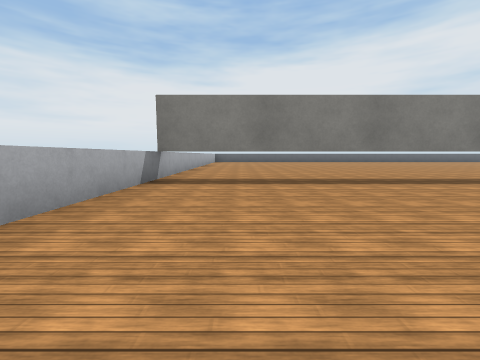
View 1 (above)

20 first-person views from a walk through a world built for the Webots simulator. The camera is 0.44 m above the floor, tilts 6° down and sees 90° across. The floor is counted in squares, 1 m on a side. Each view is taken from the middle of a square. On the plan, view 1 faces up. The plan holds only what a view shows up to about 9 squares ahead; the rest is blank. Robots are left out. Simple shapes and patterns stand in for the simulator's stock objects.

View 2
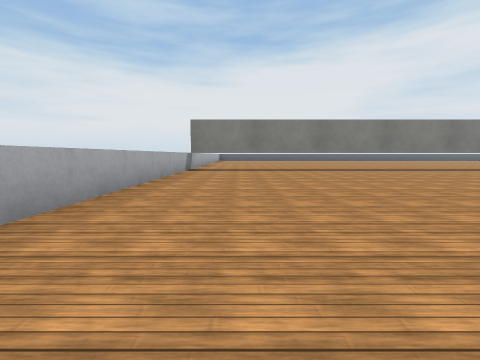

View 3
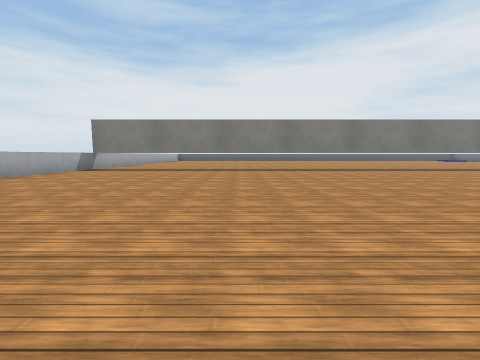

View 4
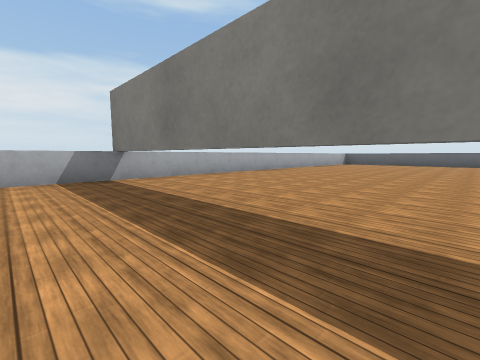

View 5
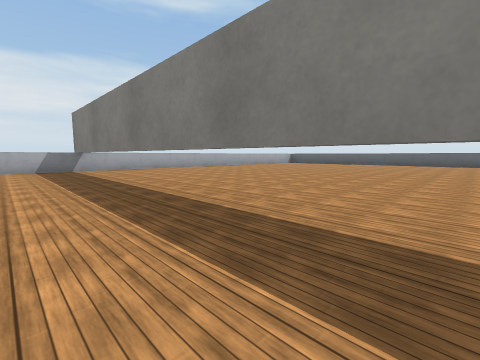

View 6
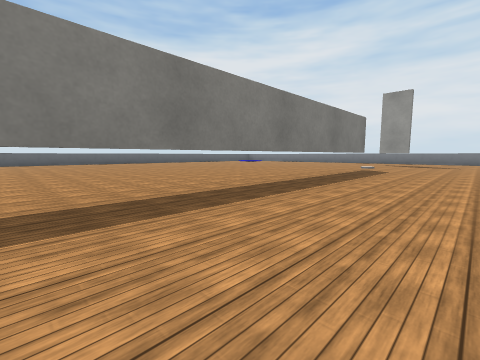

View 7
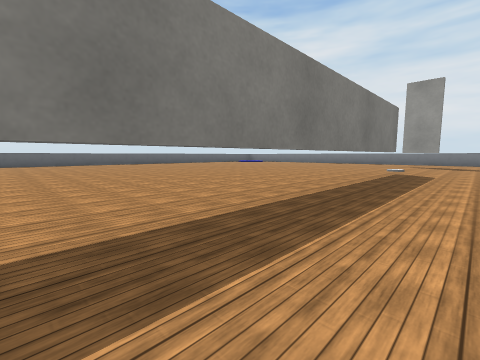

View 8
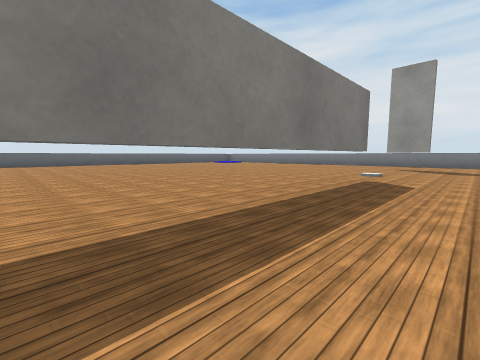

View 9
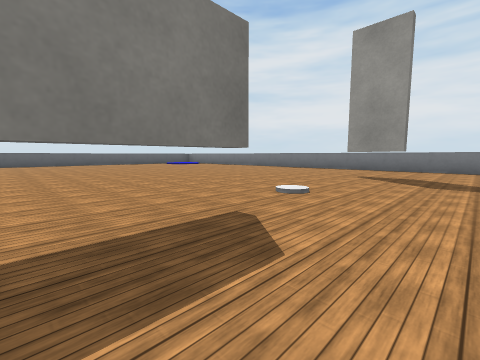

View 10
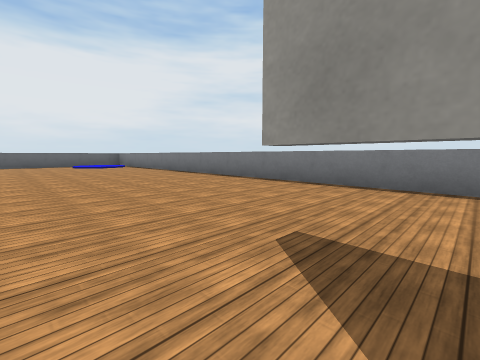

View 11
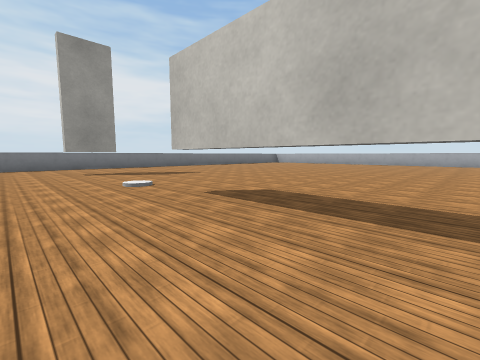

View 12
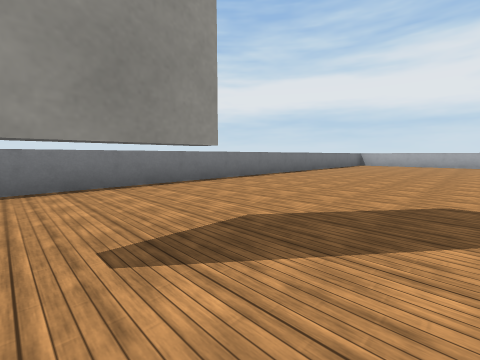

View 13
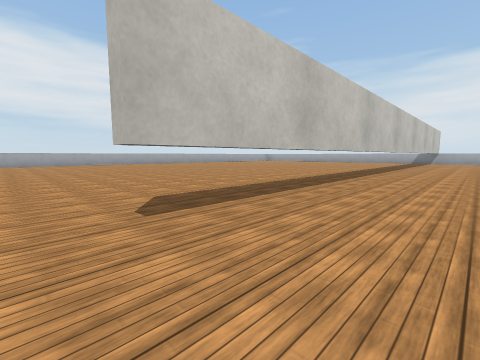

View 14
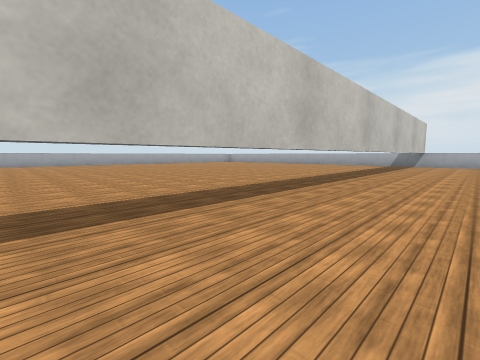

View 15
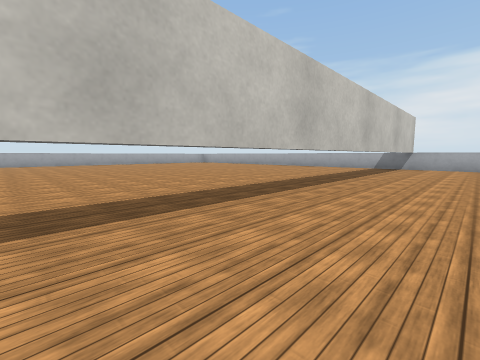

View 16
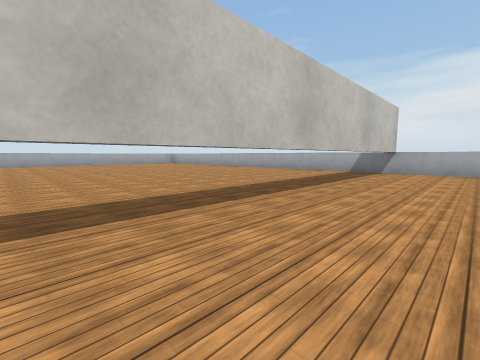

View 17
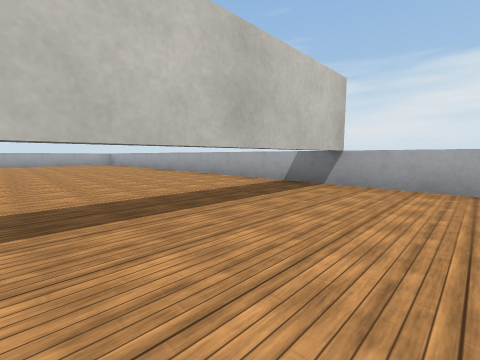

View 18
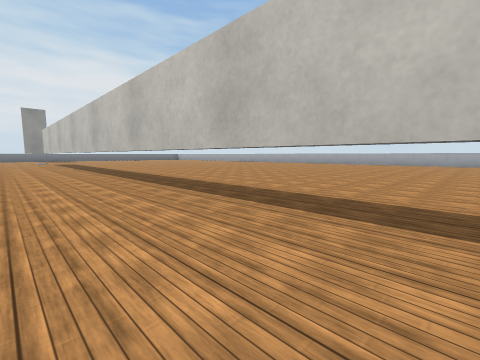

View 19
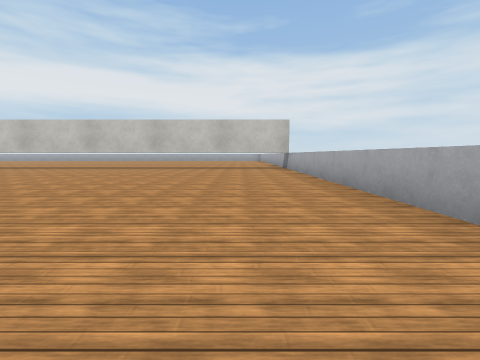

View 20
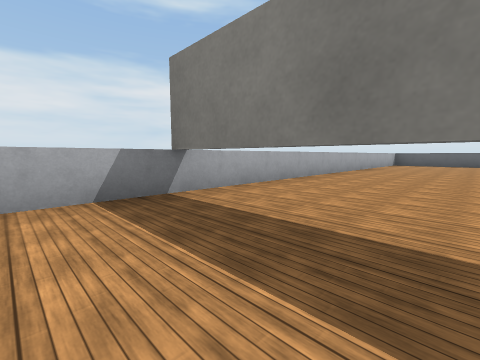

### Floor plan
Key: @ floor where view 1 was taken; # wall or solid block; . main floor; : floor 0.05 m higher than the main floor; T thing the floor can be seen under or through.
Columns run from 2 left of view 1 to 19 right of it. Each row starts with its distance up from view 1.
 15   #############  ###
 14   .... ..... ..  ..:
 13 #............... ..::#
 12 #....................#
 11 #....................#
 10 #....................#
  9 #....................#
  8 #....................#
  7 #....................#
  6 #....................#
  5 #.................#..#
  4 #TTTTTTTTTTTTTT...#..#
  3 #....................#
  2 #....................#
  1 #....................#
  0 #.@..................#
 -1 #....................#
 -2 #....................#
 -3 #............... ....#
 -4  ............... ....#
 -5  .... .......... ...
 -6  ###################

Positions as (right, up) in squares from view 1, and headings:
1: (0, 0), facing up
2: (0, -3), facing up
3: (3, -3), facing up
4: (3, 3), facing up-left
5: (6, 3), facing up-left
6: (5, 2), facing up-right
7: (6, 3), facing up-right
8: (8, 3), facing up-right
9: (11, 3), facing up-right
10: (15, 4), facing up-right
11: (10, 6), facing down-right
12: (15, 5), facing down-right
13: (13, 6), facing down-left
14: (9, 6), facing down-left
15: (7, 6), facing down-left
16: (5, 6), facing down-left
17: (2, 6), facing down-left
18: (-1, 6), facing down-right
19: (0, 12), facing down
20: (1, 3), facing up-left
